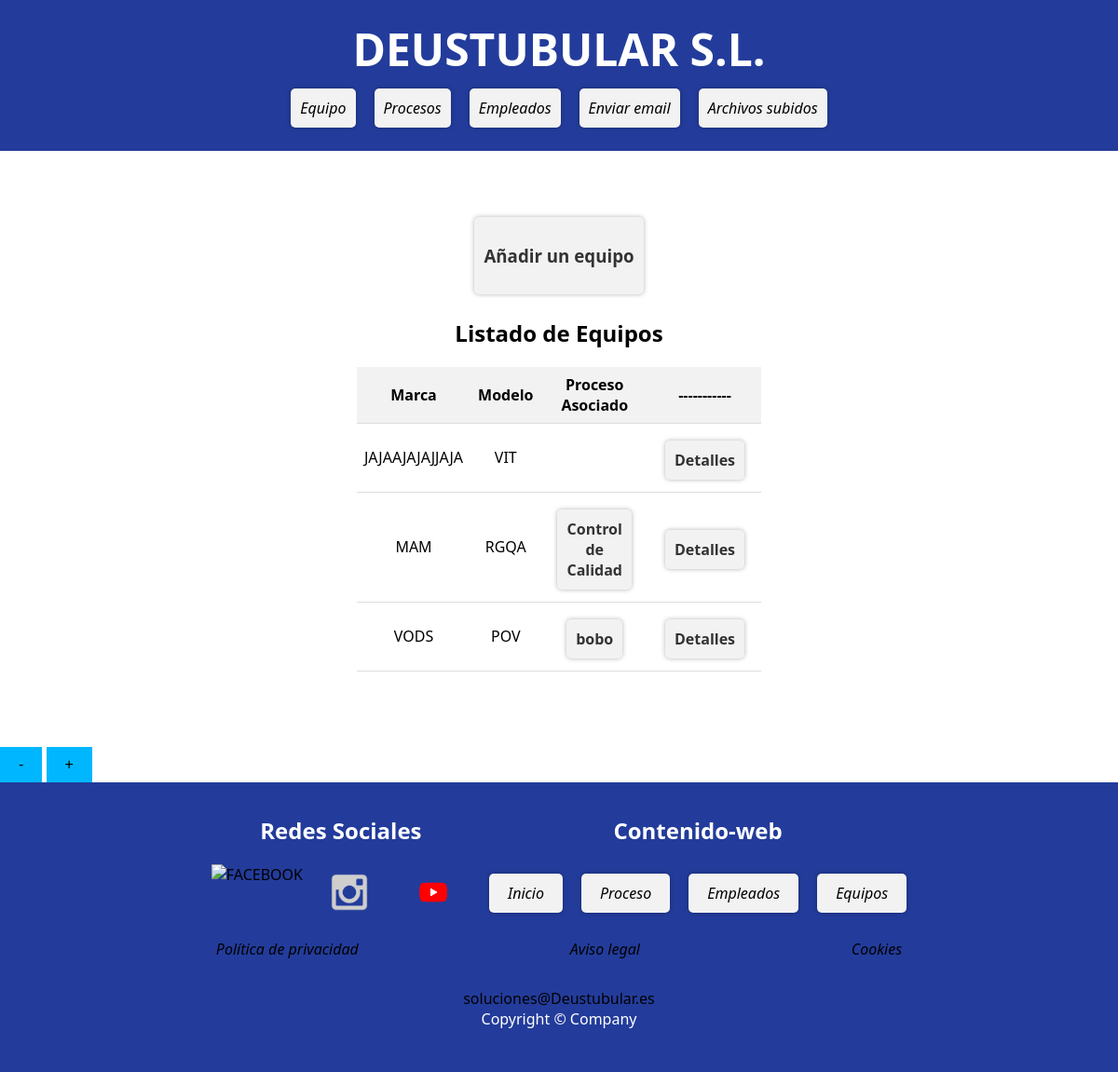
The app's page /appdeustutub/equipos/, older data.
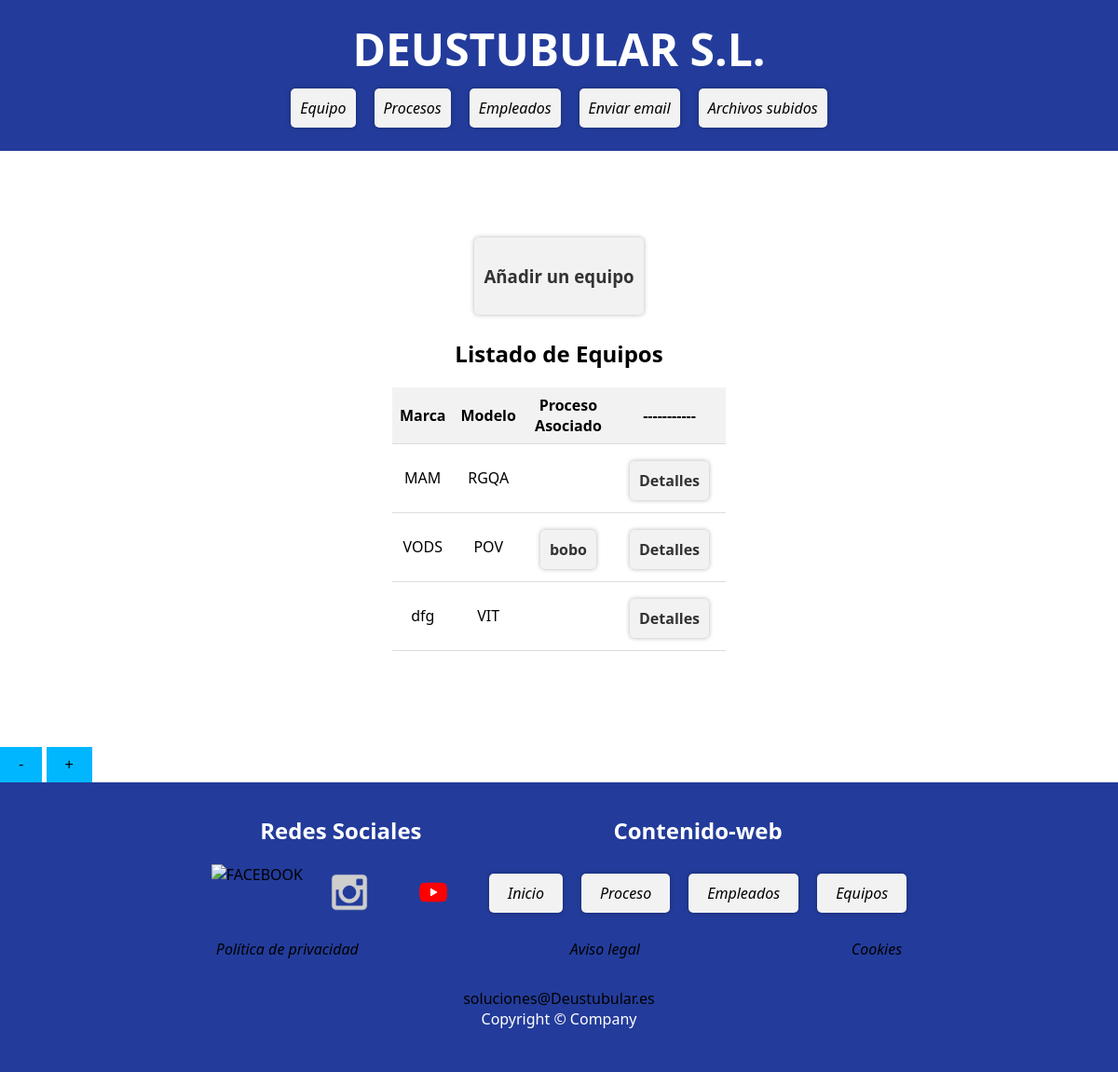
The same page, newer data.
### appdeustutub/models.py (models this page shows, shortened)
class Equipo(models.Model):
    modelo = models.CharField(max_length=100)
    marca = models.CharField(max_length=100)
    categoria = models.ForeignKey(Categoria, on_delete=models.CASCADE)
    fecha_adquisicion = models.DateField()
    fecha_instalacion = models.DateField()

class Proceso(models.Model):
    equipo = models.ForeignKey(Equipo, on_delete=models.CASCADE)
    codOrdenFabricacion = models.IntegerField(default=0)
    codigoProceso = models.IntegerField(default=0)
    nombreProceso = models.CharField(max_length=100)
    referencia = models.CharField(max_length=100)
    fechaInicio = models.DateField()
    fechaFin = models.DateField()
    def __str__(self):
        return self.nombreProceso

### appdeustutub/views.py (the view)
# urls.py: path('equipos/', EquipoListView.as_view(), name='equipo-list'),
class EquipoListView(ListView):
    model = Equipo
    template_name = 'index_equipo.html'
    context_object_name = 'lista_equipos'
    ordering = 'marca'

### appdeustutub/templates/index_equipo.html (shortened to what this page needs)
{% extends "base.html" %}
{% load static %}
{% block contenido %}
<div id="content">
    <ul>
        <li><a href="{% url 'add_equipo' %}"><strong>
                    <h3>Añadir un equipo</h3>
                </strong></a></li>
    </ul>
    <h2>Listado de Equipos</h2>
    <ul>
        {% if lista_equipos %}
        <table>
            <thead>
                <tr>
                    <th>Marca</th>
                    <th>Modelo</th>
                    <th>Proceso Asociado</th>
                    <th>-----------</th>
                </tr>
            </thead>
            <tbody>
                {% for equipo in lista_equipos %}
                <tr>
                    <td>{{ equipo.marca }}</td>
                    <td>{{ equipo.modelo }}</td>
                    <td>
                        <ul>
                            {% for proceso in equipo.proceso_set.all %}
                            <li><a href="{% url 'proceso-detail' proceso.id %}"><strong>{{ proceso }}</strong></a></li>
                            {% endfor %}
                        </ul>
                    </td>
                    <td>
                        <ul>
                            <li><a href="{% url 'equipo-detail' equipo.id %}"><strong>Detalles</strong></a></li>
                        </ul>
                    </td>
                </tr>
                {% endfor %}
            </tbody>
        </table>
        {% else %}
        <p>No existen equipos</p>
        {% endif %}
</div>
{% endblock %}

Row changes from the older to the newer data that the page shows:
removed Equipo: marca "JAJAAJAJAJJAJA", modelo "VIT"
removed Proceso: nombreProceso "Control de Calidad", shown under Equipo "MAM"
added Equipo: marca "dfg", modelo "VIT"
